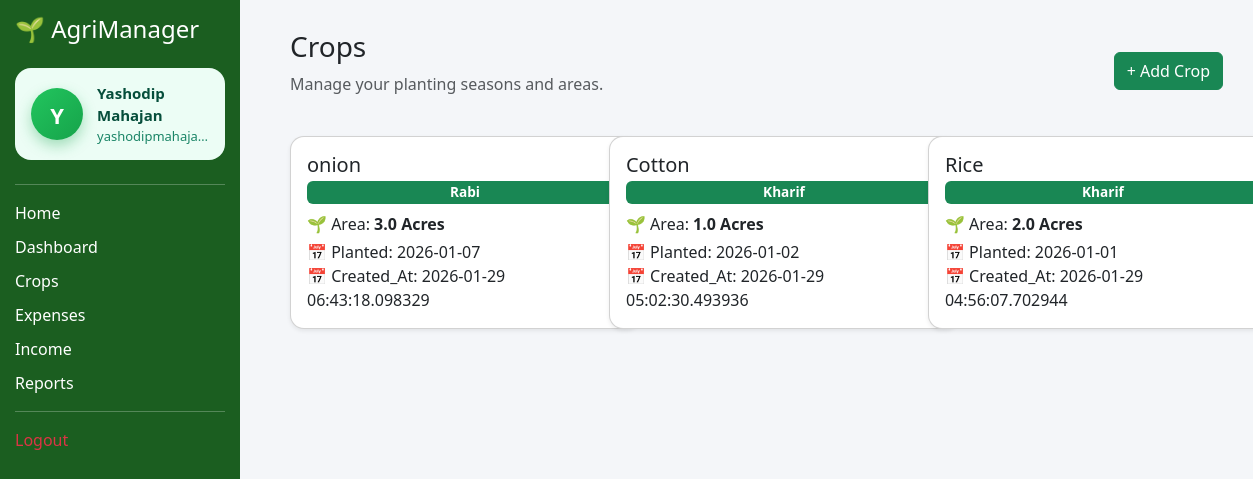
The app's page /crops (signed in) with its own data.
### app.py (models this page shows)
class User(db.Model):
    id = db.Column(db.Integer, primary_key=True)
    name = db.Column(db.String(100))
    email = db.Column(db.String(100), unique=True)
    password = db.Column(db.String(200))

class Crop(db.Model):
    id = db.Column(db.Integer, primary_key=True)
    crop_name = db.Column(db.String(100))
    area = db.Column(db.Float)
    season = db.Column(db.String(50))
    planted_date = db.Column(db.String(20))
    created_at = db.Column(db.DateTime, default=datetime.utcnow)
    user_id = db.Column(db.Integer, db.ForeignKey("user.id"), nullable=False)

### app.py (the view, shortened to what this page needs)
@app.route("/crops", methods=["GET", "POST"])
def crops():
    all_crops = Crop.query \
    .filter_by(user_id=session["user"]) \
    .order_by(Crop.id.desc()) \
    .all()
    return render_template("crops.html",crops=all_crops,current_user=get_current_user() )

### app.py (called while the page is built)
def get_current_user():
    if "user" in session:
        return User.query.get(session["user"])
    return None

### templates/crops.html (shortened to what this page needs)
{% extends "base.html" %}
{% block content %}
<div class="d-flex justify-content-between align-items-center mb-4">
    <div>
        <h3>Crops</h3>
        <p class="text-muted">Manage your planting seasons and areas.</p>
    </div>
    <button class="btn btn-success" data-bs-toggle="modal" data-bs-target="#cropModal">
        + Add Crop
    </button>
</div>
<div class="row">
    {% for c in crops %}
    <div class="col-md-4 mb-3">
        <div class="card shadow-sm p-3">
            <h5 class="mb-1">{{ c.crop_name }}</h5>
            <span class="badge bg-success mb-2">{{ c.season }}</span>
            <p class="mb-1">🌱 Area: <b>{{ c.area }} Acres</b></p>
            <p class="mb-0">📅 Planted: {{ c.planted_date }}</p>
            <p class="mb-0">📅 Created_At: {{ c.created_at }}</p>
        </div>
    </div>
    {% endfor %}
</div>
{% endblock %}

### templates/base.html (shortened to what this page needs)
<!DOCTYPE html>
<html lang="en">
<head>
    <link href="https://cdn.jsdelivr.net/npm/bootstrap@5.3.2/dist/css/bootstrap.min.css" rel="stylesheet">
    <link rel="stylesheet" href="{{ url_for('static', filename='css/style.css') }}">
</head>
<body>
    <nav id="sidebar" >
        <h4 class="mb-4">🌱 AgriManager</h4>
        {% if current_user %}
        <div class="user-card">
            <div class="avatar">
             <span>  {{ current_user.name[0]|upper }}</span>
            </div>
            <div class="user-info">
                <div class="name">{{ current_user.name }}</div>
                <div class="email" title="{{ current_user.email }}">
                    {{ current_user.email }}
                </div>
            </div>
        </div>
        {% endif %}
        <hr>
        <a href="{{ url_for('home') }}" >Home</a>
        <a href="{{ url_for('crop_dashboard') }}" >Dashboard</a>
        <a href="{{ url_for('crops') }}" >Crops</a>
        <a href="{{ url_for('expenses') }}" >Expenses</a>
        <a href="{{ url_for('income') }}" >Income</a>
        <a href="{{ url_for('reports') }}" >Reports</a>
        <hr>
        <a class="text-danger" href="{{ url_for('logout') }}">Logout</a>
    </nav>
    <div class="main-content">
        {% block content %}
        {% endblock %}
    </div>
</body>
</html>

### static/css/style.css (style rules this page uses)
body { background:#f4f6f9; }
#sidebar { width:220px; background:#1b5e20; color:white; min-height:100vh; padding:15px; }
#sidebar a { color:white; display:block; margin:10px 0; text-decoration:none; }
.card { padding:30px; width:350px; }
body { background-color: #f4f6f9; font-family: 'Segoe UI', sans-serif; }
.main-content { margin-left: 260px; padding: 30px; }
.card { border-radius: 14px; }
.badge { font-size: 0.85rem; }
#sidebar { position: fixed; top: 0; left: 0; width: 240px; height: 100vh; overflow-y: auto; }
body { overflow-x: hidden; }
.user-box, .user-card { display: flex; align-items: center; gap: 14px; padding: 14px 16px; background: #ecfdf5; border-radius: 16px; margin-bottom: 24px; }
.avatar, .user-avatar { width: 52px; height: 52px; min-width: 52px; border-radius: 50%; background: linear-gradient(135deg, #22c55e, #16a34a); color: #ffffff; display: grid; place-items: center; font-size: 22px; font-weight: 800; text-transform: uppercase; font-family: system-ui, -apple-system, "Segoe UI", Roboto, sans-serif; box-shadow: 0 6px 14px rgba(22, 163, 74, 0.35); }
.avatar span, .user-avatar span { display: block; transform: translateY(1px); }
.user-info { display: flex; flex-direction: column; }
.user-info strong, .user-info .name { font-size: 15px; font-weight: 600; color: #064e3b; }
.user-info small, .user-info .email { font-size: 13px; color: #047857; opacity: 0.9; }
.user-info { min-width: 0; }
.user-info .email { max-width: 160px; white-space: nowrap; overflow: hidden; text-overflow: ellipsis; display: block; font-size: 13px; color: #047857; opacity: 0.9; }

### records on screen
User: name "Y", name "Yashodip Mahajan", email "yashodipmahaja…"
Crop: crop_name "onion", season "Rabi", area "3.0", planted_date "2026-01-07", created_at "2026-01-29 06:43:18.098329"
Crop: crop_name "Cotton", season "Kharif", area "1.0", planted_date "2026-01-02", created_at "2026-01-29 05:02:30.493936"
Crop: crop_name "Rice", season "Kharif", area "2.0", planted_date "2026-01-01", created_at "2026-01-29 04:56:07.702944"
